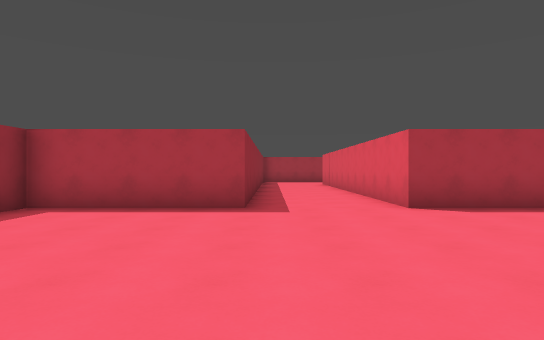
view 1 (above)

18 first-person views from a walk through a Godot game level. The camera is 1.4 m above the floor, looks level and sees 75° across. The floor is counted in squares, 2 m on a side. Each view is taken from the middle of a square. On the plan, view 1 faces up. The plan holds only what a view shows up to about 11 squares ahead; the rest is blank. The place goes on beyond the plan.

view 2
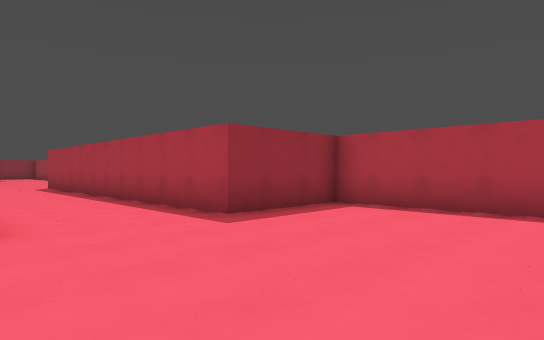

view 3
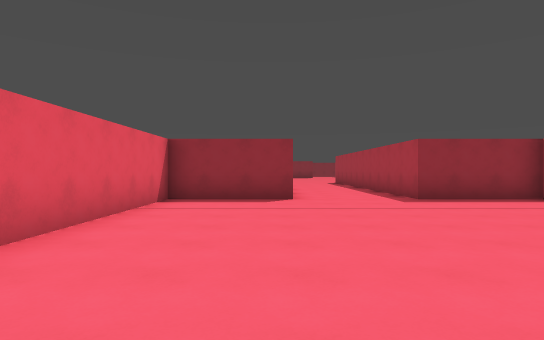

view 4
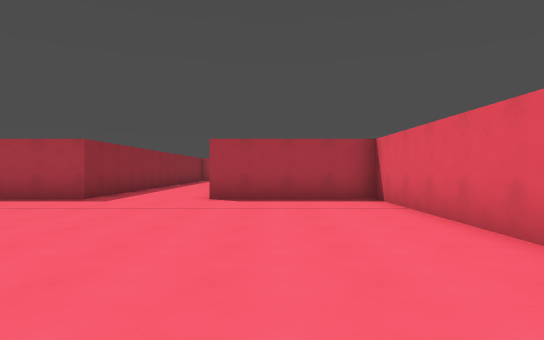

view 5
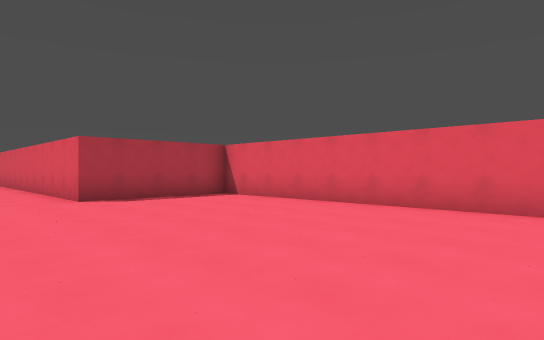

view 6
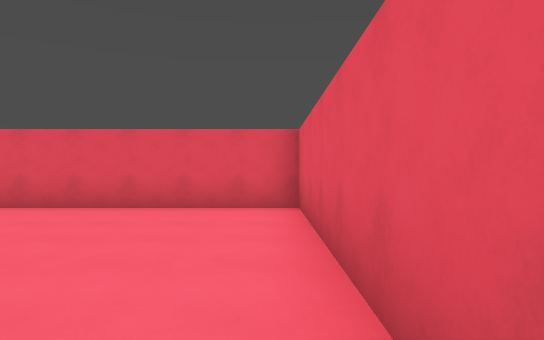

view 7
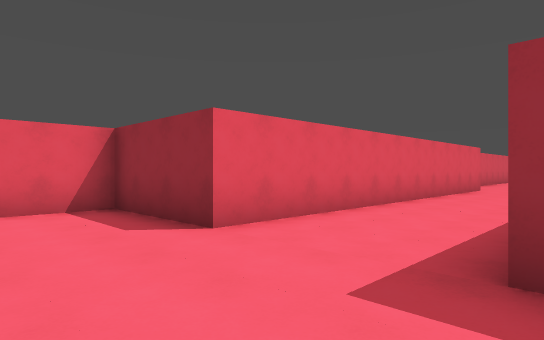

view 8
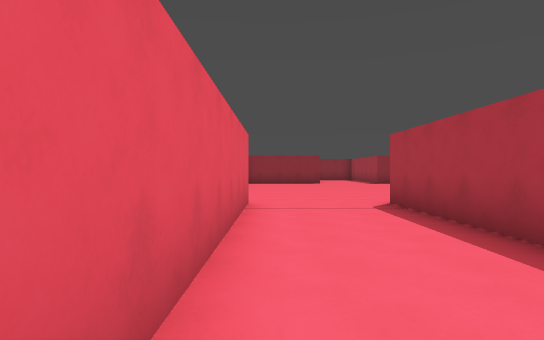

view 9
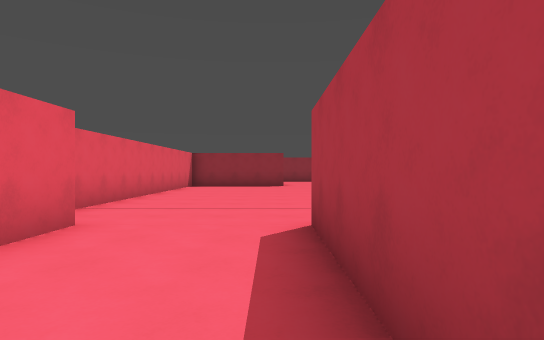

view 10
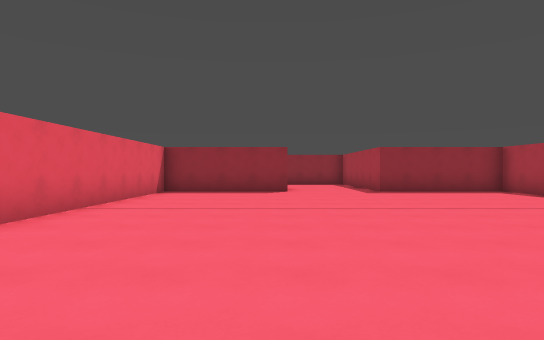

view 11
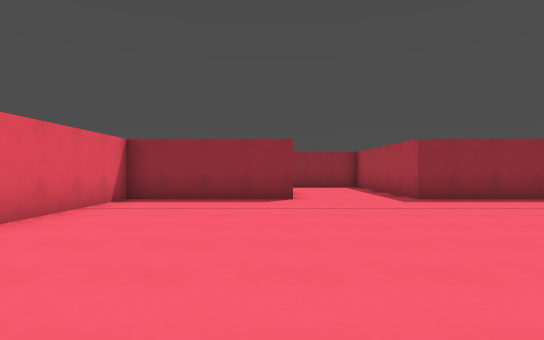

view 12
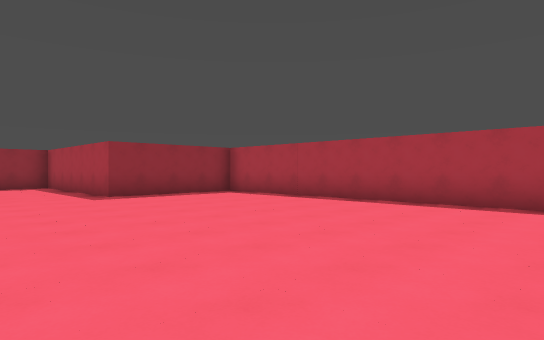

view 13
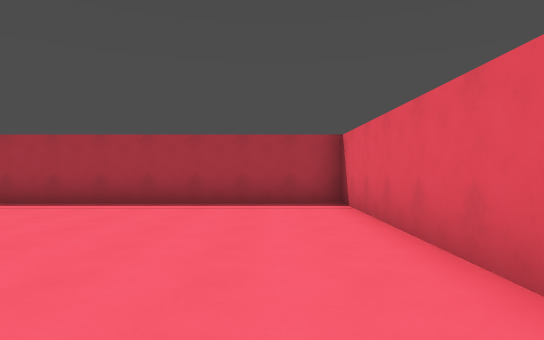

view 14
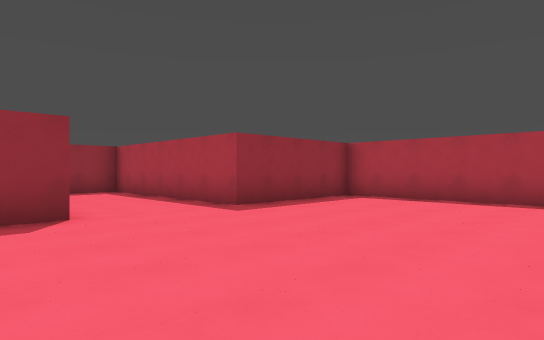

view 15
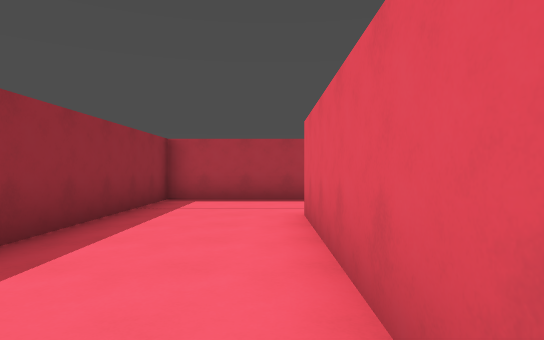

view 16
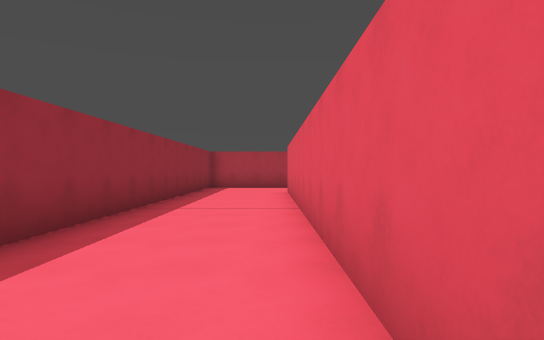

view 17
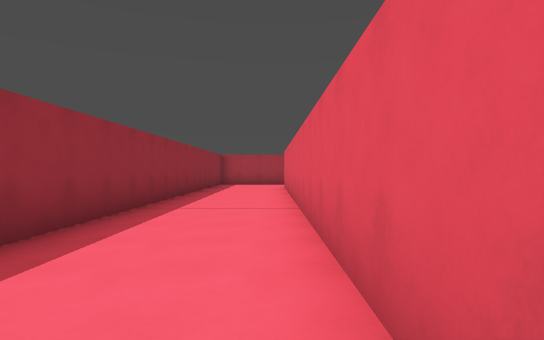

view 18
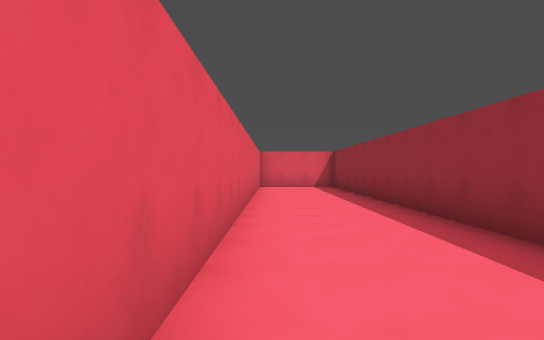

### Floor plan
Points are (right, up) in squares from view 1. A wall is a line through its corners. A room is listed if a view was taken in it or the views show most of it. See-through windows are left out.
Room 1 (views 1, 2, 3, 4, 5, 6, 7, 8, 9, 10)
walls: (-0.5, 10.6) (-0.5, 6.5) (-4.5, 6.5) (-4.5, 3.5) (-15.5, 3.5); (-15.5, 0.5) (-4.5, 0.5) (-4.5, -2.5) (6.5, -2.5) (6.5, 6.5) (2.5, 6.5) (2.5, 11)
ways out: opening at (-15, 2) to room 2
Room 2 (views 11, 12, 13, 14, 15, 16, 17, 18)
walls: (-26.5, 3.5) (-26.5, -0.5) (-17.2, -0.5); (-15.5, 4.9) (-15.5, 10.5) (-26.5, 10.5) (-26.5, 6.5) (-32.5, 6.5) (-32.5, -14); (-29.5, -13.6) (-29.5, 3.4)
ways out: opening at (-15, 2) to room 1

Positions as (right, up) in squares from view 1, and headings:
1: (0, 0), facing up
2: (0, 0), facing up-left
3: (4, 0), facing left
4: (4, -2), facing up
5: (0, -2), facing up-right
6: (0, -2), facing right
7: (-2, 4), facing down-left
8: (-8, 1), facing left
9: (-11, 3), facing left
10: (-15, 3), facing left
11: (-18, 3), facing left
12: (-17, 3), facing up-left
13: (-17, 3), facing up
14: (-21, 2), facing up-left
15: (-30, -2), facing up
16: (-30, -8), facing up
17: (-30, -11), facing up
18: (-30, -3), facing down
